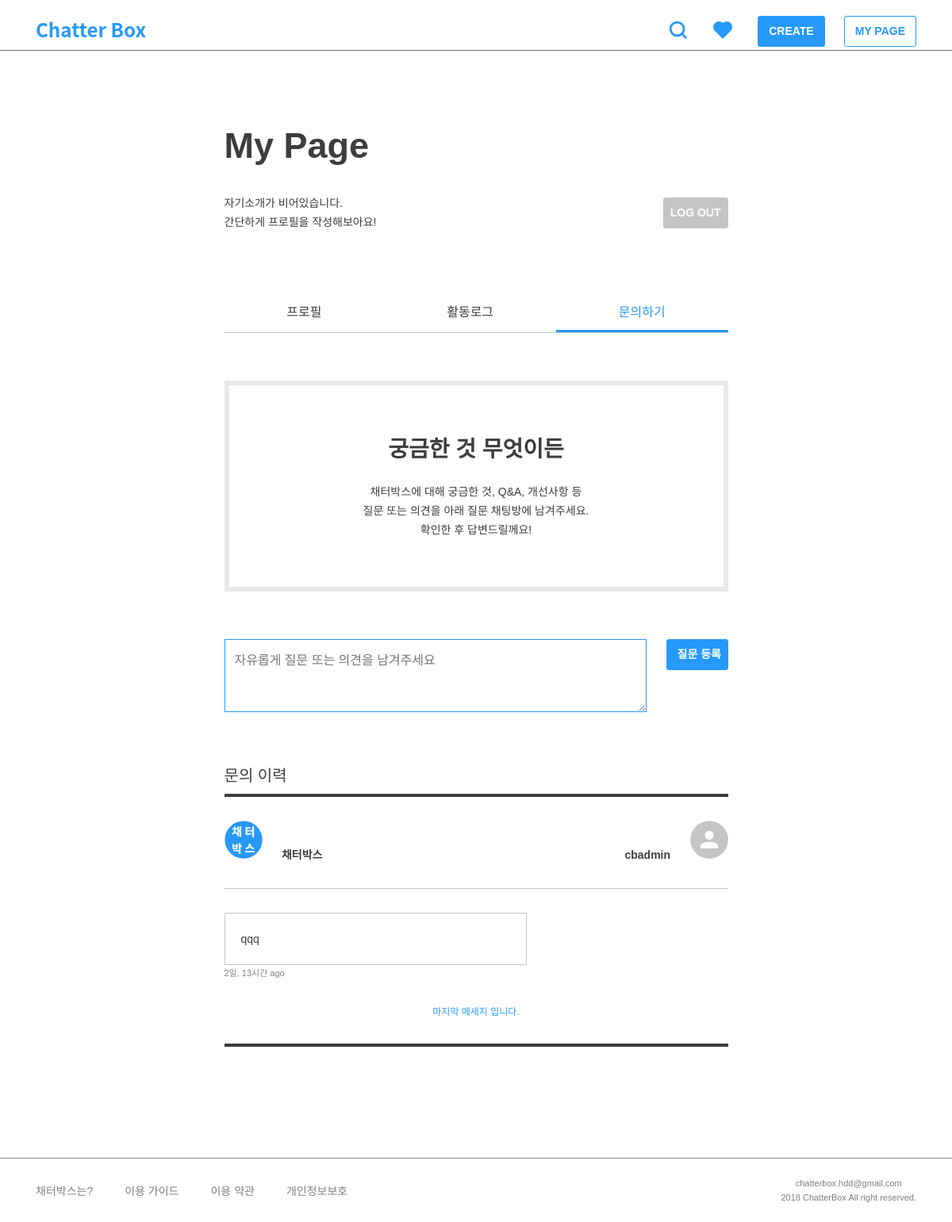
Screenshot of /member/contact/ (signed in) with the database file from the repository.
### member/models.py (models this page shows, shortened)
class User(AbstractUser):
    GENDER_MALE = 'm'
    GENDER_FEMALE = 'f'
    GENDER_OTHER = 'o'
    CHOICES_GENDER = (
        (GENDER_MALE, '남성'),
        (GENDER_FEMALE, '여성'),
        (GENDER_OTHER, '기타'),
    )
    profile_image = models.ImageField(default='default/user.png', null=True, upload_to='user')
    bio = models.CharField(max_length=160, null=True)
    gender = models.CharField(max_length=1, choices=CHOICES_GENDER)
    like_posts = models.ManyToManyField('post.Post', blank=True, related_name='like_users')
    like_comments = models.ManyToManyField('comment.Comment', blank=True, related_name='like_comments')
    hate_comments = models.ManyToManyField('comment.Comment', blank=True, related_name='hate_comments')
    objects = UserManager()

class ContactChat(models.Model):
    owner = models.ForeignKey(settings.AUTH_USER_MODEL, related_name='owner')
    author = models.ForeignKey(settings.AUTH_USER_MODEL, related_name='author')
    created_at = models.DateTimeField(auto_now_add=True, null=True)
    content = models.TextField()
    @property
    def natural_time(self):
        return naturaltime(self.created_at)

### member/views.py (the view)
@login_required
def contact(request):
    user = request.user
    chats = ContactChat.objects.filter(owner=user)
    chat_form = ContactChatForm()
    context = {
        'user': user,
        'chats': chats,
        'chat_form': chat_form,
    }
    return render(request, 'member/contact.html', context)

### member/forms.py
class ContactChatForm(forms.ModelForm):
    class Meta:
        model = ContactChat
        fields = (
            'content',
        )
        widgets = {
            'content': forms.Textarea(
                attrs={
                    'class': 'content',
                    'placeholder': '자유롭게 질문 또는 의견을 남겨주세요',
                }
            )
        }

### templates/member/contact.html (shortened to what this page needs)
{% extends 'base.html' %}
{% load static  %}
{% block customCSS %}
	<link rel="stylesheet" href="{% static 'css/member/my_page.css' %}">
	<link rel="stylesheet" href="{% static 'css/member/contact.css' %}">
{% endblock %}
{% block content %}
    <div class="row justify-content-center">
        <div class="col-7 mypage">
            <h2>My Page</h2>
            <div class="info-area">
                {% if user.bio %}
                    <h6>{{ user.bio }}</h6>
                {% else %}
                    <h6>자기소개가 비어있습니다.<br />간단하게 프로필을 작성해보아요!</h6>
                {% endif %}
                <a class="btn btn-gray" href="{% url 'member:logout' %}">LOG OUT</a>
            </div>
            <div class="mypage-body">
                <ul class="nav nav-pills nav-fill">
                    <li class="nav-item"><a class="tab-link" href="{% url 'member:my_page' %}"><h5>프로필</h5></a></li>
                    <li class="nav-item"><a class="tab-link" href="{% url 'member:user_log' %}"><h5>활동로그</h5></a></li>
                    <li class="nav-item"><a class="tab-link active" href="#"><h5>문의하기</h5></a></li>
                </ul>
                <div class="tab-pane" id="pills-contact">
                    <div class="mypage-header">
                        <h3>궁금한 것 무엇이든</h3>
                        <h6>채터박스에 대해 궁금한 것, Q&A, 개선사항 등<br />질문 또는 의견을 아래 질문 채팅방에 남겨주세요.<br />확인한 후 답변드릴께요!</h6>
                    </div>
                    <form id="add-chat-form" action="{% url 'member:create_chat' %}" method="POST">
                        {{ chat_form.content }}
                        <input type="button" class="add-chat btn btn-fill" value="질문 등록">
                    </form>
                    <div class="chat-list">
                        <h4>문의 이력</h4>
                        <div class="list-header">
                            <div class="admin-header">
                                <img class="category-icon" src="{% static '/img/categories/all.png' %}" />
                                <h6>채터박스</h6>
                            </div>
                            <div class="user-header">
                                <h6>{{ user.username }}</h6>
                                <img class="profile_image" src="/media/{{ user.profile_image }}" />
                            </div>
                        </div>
                        <div class="list-body">
                            <div class="load-chat">
                                {% if chats %}
                                    {% for chat in chats.all %}
                                        {% if chat.author.is_staff %}
                                            <div class="chat admin">
                                                <h6>{{ chat.content }}</h6>
                                                <span>{{ chat.natural_time }}</span>
                                            </div>
                                        {% else %}
                                            <div class="chat">
                                                <h6>{{ chat.content }}</h6>
                                                <span>{{ chat.natural_time }}</span>
                                            </div>
                                        {% endif %}
                                    {% endfor %}
                                    <p>마지막 메세지 입니다.</p>
                                {% else %}
                                    <div class="empty">
                                        <h4>문의 이력이 없습니다.</h4>
                                        <img src="{% static '/img/help.svg' %}" alt="">
                                        <p>질문을 등록해 놓으시면 채터박스가<br />확인 후에 답변을 남겨드려요.<br />질문이 아닌 단순한 글에는 답변이 달리지 않아요.</p>
                                    </div>
                                {% endif%}
                            </div>
                        </div>
                    </div>
                </div>
            </div>
        </div>
    </div>
{% endblock %}

### static/css/style.css (style rules this page uses)
html, body, div, span, applet, object, iframe, h1, h2, h3, h4, h5, h6, p, blockquote, pre, a, abbr, acronym, address, big, cite, code, del, dfn, em, img, ins, kbd, q, s, samp, small, strike, strong, sub, sup, tt, var, b, u, i, center, dl, dt, dd, ol, ul, li, fieldset, form, label, legend, table, caption, tbody, tfoot, thead, tr, th, td, article, aside, canvas, details, embed, figure, figcaption, footer, header, hgroup, menu, nav, output, ruby, section, summary, time, mark, audio, video { margin: 0; padding: 0; border: 0; font-size: 100%; font: inherit; vertical-align: baseline; }
body { display: flex; min-height: 100vh; flex-direction: column; font-family: "Noto Sans KR", sans-serif; }
ol, ul { list-style: none; }
a { all: unset; text-decoration: none !important; cursor: pointer; }
h2 { font-size: 45px; line-height: 80px; font-weight: 700; color: #3d3d3d; }
h3 { font-size: 28px; line-height: 42px; font-weight: 500; color: #3d3d3d; }
h4 { font-size: 20px; line-height: 30px; font-weight: 500; color: #3d3d3d; }
h5 { font-size: 16px; line-height: 24px; font-weight: 500; color: #3d3d3d; }
h6 { font-size: 14px; line-height: 24px; font-weight: 400; color: #3d3d3d; }
p { font-size: 12px; line-height: 20px; font-weight: 400; color: #7f7f7f; }
span { font-size: 11px; line-height: 18px; font-weight: 400; color: #7f7f7f; }
.btn { padding: 8px 13px; border-radius: 3px; font-size: 14px; font-weight: 700; }
.btn-fill { color: #fff !important; background-color: #2699FB; border: 1px solid #2699FB; }
.btn-gray { color: #fff !important; background-color: #C3C5C7; border: 1px solid #C3C5C7; }
.nav-pills { border-bottom: 1px solid #C3C5C7; }
.nav-pills .tab-link h5 { padding: 10px; }
.nav-pills .tab-link.active h5 { color: #2699FB; border-bottom: 3px solid #2699FB; }

### static/css/member/my_page.css (style rules this page uses)
.mypage { margin: 80px 0; }
.mypage h2 { margin-bottom: 20px; }
.mypage .info-area { display: flex; justify-content: space-between; align-items: center; margin-bottom: 80px; }
.mypage .info-area .btn-gray { padding: 8px; }
.mypage-body { margin-bottom: 60px; }
.mypage-body .mypage-header { width: 100%; margin: 60px 0; padding: 60px; text-align: center; border: 6px solid #E8E8E8; }
.mypage-body .mypage-header h3 { font-weight: 700; margin-bottom: 20px; }

### static/css/member/contact.css (style rules this page uses)
#add-chat-form { display: flex; justify-content: space-between; align-items: flex-start; margin-bottom: 65px; }
#add-chat-form .content { width: 100%; height: 92px; margin-right: 25px; padding: 12px; border: 1px solid #2699FB; }
#add-chat-form .add-chat { width: 78px; }
.chat-list { border-bottom: 4px solid #3d3d3d; }
.chat-list h4 { padding-bottom: 8px; }
.chat-list .list-header { display: flex; justify-content: space-between; padding: 30px 0; border-top: 4px solid #3D3D3D; border-bottom: 1px solid #C3C5C7; }
.chat-list .list-header img { width: 48px; height: 48px; border-radius: 50%; }
.chat-list .list-header h6 { display: inline; font-weight: 700; margin: 0 20px; }
.chat-list .list-body { overflow: auto; margin-top: 15px; }
.chat-list .list-body .chat { width: 60%; float: right; margin: 15px 0; text-align: right; }
.chat-list .list-body .chat h6 { padding: 20px; background-color: #2699FB; color: #fff; }
.chat-list .list-body .admin { float: left; text-align: left; }
.chat-list .list-body .admin h6 { padding: 20px; background-color: #fff; color: #3D3D3D; border: 1px solid #C3C5C7; }
.chat-list .list-body p { padding: 15px 0 30px; color: #2699FB; text-align: center; float: left; width: 100%; }

### rows the page displays
User: username "cbadmin", profile_image (placeholder picture)
ContactChat: content "qqq", natural_time "2일, 13시간 ago"
